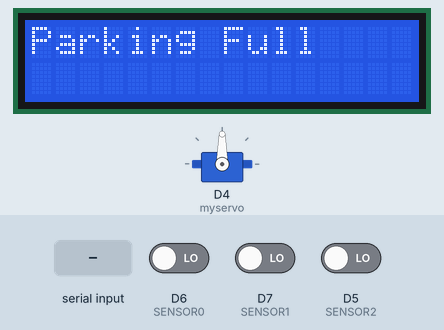
Recording of a sketch running on a simulated ESP8266 (NodeMCU). Shown: 16×2 character LCD, servo. The inputs (shaded band) are chosen by the test bench; at power-on: D6 (SENSOR0) LOW, D7 (SENSOR1) LOW, D5 (SENSOR2) LOW. WiFi joins after 1.5 s; servers stay silent unless stated; what the sketch prints to the serial monitor is not drawn.

Above: at 11.1 s.
11.2 s: "GalaxyM12\n" received over Serial
At 18.2 s:
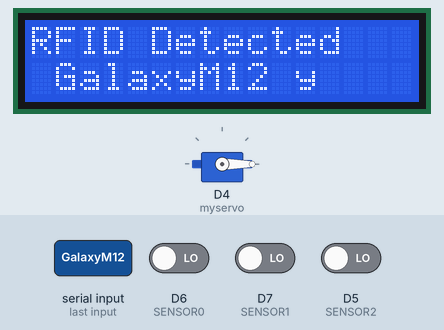
18.5 s: D6 (SENSOR0) driven HIGH
At 22.6 s:
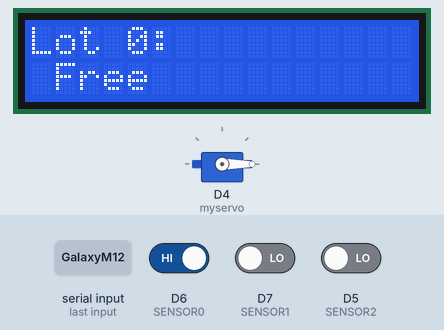
24.1 s: "Manju123\n" received over Serial
At 33.8 s:
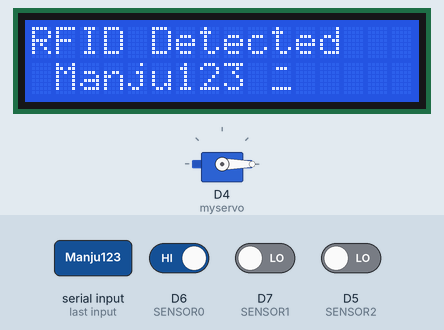
34.6 s: "1" received over Serial
At 43.5 s:
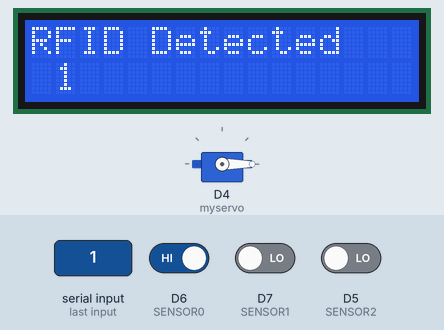
44.6 s: "GalaxyM12\n" received over Serial
At 49.0 s:
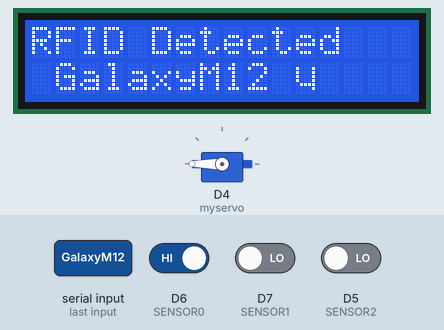
Timing chart, 0 to 50.5 s (numbered marks = the images above; inputs shaded):
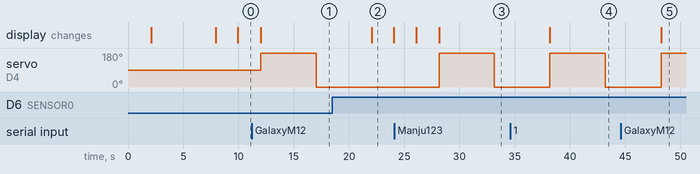

The sketch:

code.ino
```cpp
/* Smart parking system using IR sensors and IoT

   Hardware used
        ESP8266
        LCD
        IR sensors
        RFID
        Buzzer
        Servo motor

*/

/* Fill-in information from Blynk Device Info here */
#define BLYNK_TEMPLATE_ID "TMPL3LZCCMjI8"
#define BLYNK_TEMPLATE_NAME "Car parking"
#define BLYNK_AUTH_TOKEN "pGBgvVFiN2NM2tSw80k62cDP0lAMvFUX"

/* Comment this out to disable prints and save space */
#define BLYNK_PRINT Serial

#include <ESP8266WiFi.h>
#include <BlynkSimpleEsp8266.h>

// Your WiFi credentials.
char ssid[] = "realmeXT";
char pass[] = "oc73xush";
//char ssid[] = "GalaxyM12";
//char pass[] = "Manju123";

#include <Wire.h>
#include <LiquidCrystal_I2C.h>

LiquidCrystal_I2C lcd(0x27, 16, 2); // set the LCD address to 0x27 for a 16 chars and 2 line display

#include <Servo.h>
Servo myservo;  // create servo object to control a servo

BlynkTimer timer;

const int BUZZER = D0;
const int SENSOR0 = D6;
const int SENSOR1 = D7;
const int SENSOR2 = D5;

WidgetLED led0(V1);
WidgetLED led1(V3);
WidgetLED led2(V5);

#define BLYNK_GREEN     "#23C48E"
#define BLYNK_RED       "#D3435C"
#define BLYNK_YELLOW    "#ED9D00"


int lotStatus0, lotStatus1, lotStatus2;
String user0 = "1600547CB48A", user1 = "160054172A7F", user2 = "15008DAB2211";

void setup()
{
  // LCD initialisation
  lcd.init();
  lcd.clear();

  // Print a message to the LCD.
  lcd.backlight();
  lcd.setCursor(0, 0);
  lcd.print("Connecting to");
  lcd.setCursor(1, 1);
  lcd.print("WiFi .....!");
  delay(2000);

  lcd.clear();
  lcd.setCursor(0, 0);
  lcd.print("Smart Parking");
  lcd.setCursor(1, 3);
  lcd.print("System!");

  // Sensors initialisation
  pinMode(SENSOR0, INPUT);
  pinMode(SENSOR1, INPUT);
  pinMode(SENSOR2, INPUT);


  // Initialise serial to 115200 baud rate
  Serial.begin(9600);
  delay(2000);
  Serial.flush();
  pinMode(BUZZER, INPUT);

  // Connect to Blynk server
  Blynk.begin(BLYNK_AUTH_TOKEN, ssid, pass);

  myservo.attach(D4);  // attaches the servo on pin 9 to the servo object

  // Turn on widget leds
  led0.on();
  led1.on();
  led2.on();

  delay(2000);

  lcd.clear();
  lcd.setCursor(0, 0);
  lcd.print("System Online");
  delay(2000);


}


void loop()
{
  //Run the Blynk library
  Blynk.run();

  checkLotStatus();

  if (Serial.available() > 0)
  {
    int count = 0;                                          // count = 0
    char input[12];
    while (Serial.available() && count < 12)         // Read 12 characters and store them in input array
    {
      input[count] = char(Serial.read());
      count = count + 1;
      delay(5);
    }
    lcd.clear();
    lcd.setCursor(0, 0);
    lcd.print("RFID Detected");
    lcd.setCursor(1, 1);
    lcd.print(input);

    // Open and close gates
    myservo.write(180);
    delay(5000);
    myservo.write(0);

    Serial.println("RFID DETECTED");
    Serial.println(input);
    delay(5000);
    Serial.flush();

  }
  else
  {
    printLotStatus();
  }

}


void printLotStatus()
{
  if ((lotStatus0)  && (lotStatus1) && (lotStatus2))
  {

      lcd.clear();
      lcd.setCursor(0, 0);
      lcd.print("Parking Full");
      delay(2000);
  }

  else
  {
    if (lotStatus0)
    {
      lcd.clear();
      lcd.setCursor(0, 0);
      lcd.print("Lot 0:");
      lcd.setCursor(1, 1);
      lcd.print("Occupied");
    }
    else
    {
      lcd.clear();
      lcd.setCursor(0, 0);
      lcd.print("Lot 0:");
      lcd.setCursor(1, 1);
      lcd.print("Free");
    }
    delay(2000);


    if (lotStatus1)
    {
      lcd.clear();
      lcd.setCursor(0, 0);
      lcd.print("Lot 1:");
      lcd.setCursor(1, 1);
      lcd.print("Occupied");
    }
    else
    {
      lcd.clear();
      lcd.setCursor(0, 0);
      lcd.print("Lot 1:");
      lcd.setCursor(1, 1);
      lcd.print("Free");
    }
    delay(2000);


    if (lotStatus2)
    {
      lcd.clear();
      lcd.setCursor(0, 0);
      lcd.print("Lot 2:");
      lcd.setCursor(1, 1);
      lcd.print("Occupied");
    }
    else
    {
      lcd.clear();
      lcd.setCursor(0, 0);
      lcd.print("Lot 2:");
      lcd.setCursor(1, 1);
      lcd.print("Free");
    }
    delay(2000);
  }
}

void buzz()
{
  for (int i = 0; i < 20; i++)
  {
    pinMode(BUZZER, OUTPUT); // Configuring Input and output will make the buzzer beep
    delay(100);
    pinMode(BUZZER, INPUT);
    delay(100);
  }
}

void checkLotStatus()
{
  lotStatus0 = !(digitalRead(SENSOR0));
  if (lotStatus0)
  {
    led0.setColor(BLYNK_RED);
  }
  else
  {
    led0.setColor(BLYNK_GREEN);
  }

  lotStatus1 = !(digitalRead(SENSOR1));
  if (lotStatus1)
  {
    led1.setColor(BLYNK_RED);
  }
  else
  {
    led1.setColor(BLYNK_GREEN);
  }

  lotStatus2 = !(digitalRead(SENSOR2));
  if (lotStatus2)
  {
    led2.setColor(BLYNK_RED);
  }
  else
  {
    led2.setColor(BLYNK_GREEN);
  }
}
```

Measured:
- after the input at 11.2 s, servo on D4 (myservo): 90° → 180° after 0.82 s, → 0° 5.0 s later; the display: changes after 0.82 s (image 1)
- after the input at 18.5 s, the display: changes after 3.5 s (image 2)
- after the input at 24.1 s, servo on D4 (myservo): 0° → 180° after 4.0 s, → 0° 5.0 s later
- after the input at 34.6 s, servo on D4 (myservo): 0° → 180° after 3.6 s, → 0° 5.0 s later; the display: changes after 3.6 s (image 4)
- after the input at 44.6 s, servo on D4 (myservo): 0° → 180° after 3.7 s; the display: changes after 3.7 s (image 5)
- what the display in image 2 shows lasts 2.1 s, from 22.0 s to 24.1 s
